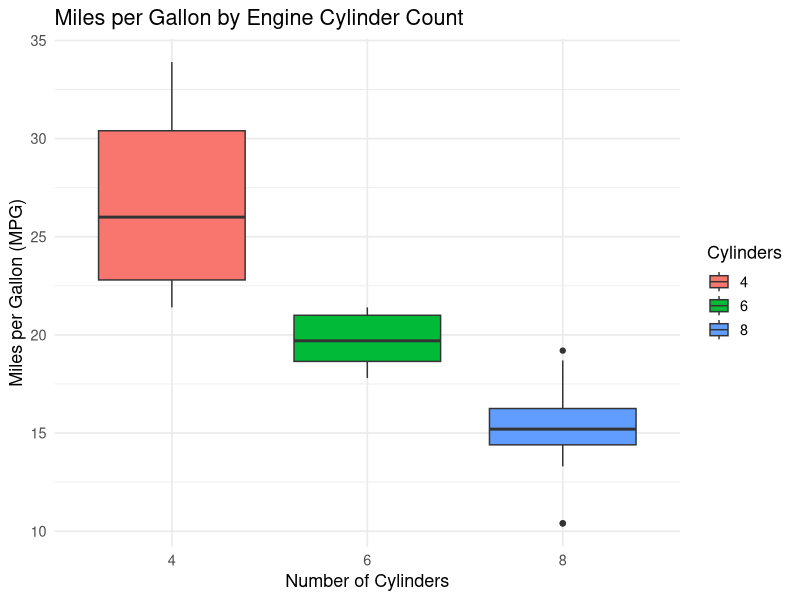

Recreate this plot in R.
## ---- chunk 1
# Loading required libraries
library(dplyr)
library(knitr)

# Calculating average mpg by cylinder count
mpg_summary <- mtcars %>%
  group_by(Cylinders = factor(cyl)) %>%
  summarise(
    Avg_MPG = round(mean(mpg), 2),
    .groups = "drop"
  )

# Displaying table
kable(mpg_summary, caption = "Average MPG by Number of Cylinders")
## ---- chunk 2
# Loading plotting library
library(ggplot2)

# Creating boxplot
ggplot(mtcars, aes(x = factor(cyl), y = mpg, fill = factor(cyl))) +
  geom_boxplot() +
  labs(
    title = "Miles per Gallon by Engine Cylinder Count",
    x = "Number of Cylinders",
    y = "Miles per Gallon (MPG)",
    fill = "Cylinders"
  ) +
  theme_minimal(base_size = 13)
